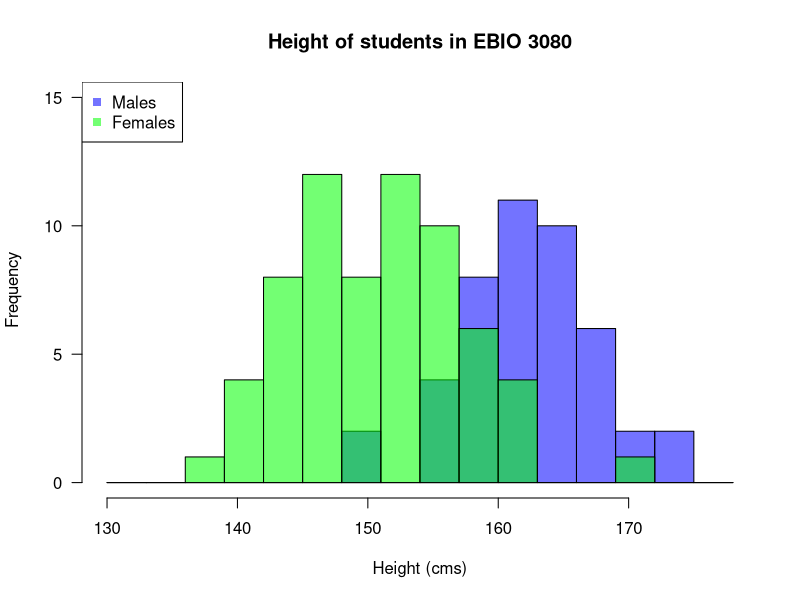

Generate this figure with R:
## ---- chunk 1

#Find your Height_Fall2014_v2.csv file and set the working directory here
#setwd("Desktop")

#Load the data for height
height <- read.csv("Height_Fall2014_v2.csv")

## ---- chunk 2

#make a histogram of males and females separately
hist(height$Males, breaks=seq(130,180,3), col=rgb(0,0,1,0.55), ylim=c(0,15), las=1, main="Height of students in EBIO 3080", xlab="Height (cms)")

hist(height$Females, breaks=seq(130,180,3), col=rgb(0,1,0,0.55), add=T)

#add a legend to the graph
legend("topleft",legend=c("Males","Females"),pch=rep(15,2), col=c(rgb(0,0,1,0.55),rgb(0,1,0,0.55)))

## ---- chunk 3
#combine the male and female data into one vector
all_inds <- c(height$Males, height$Females)

#calculate the sample mean...na.rm=T tells the computer to ignore missing values
mean_all <- mean(all_inds,na.rm=T)

#calculate the sample variance and standard deviation using the same approach
var_all <- var(all_inds,na.rm=T)
sd_all <- sd(all_inds,na.rm=T)

